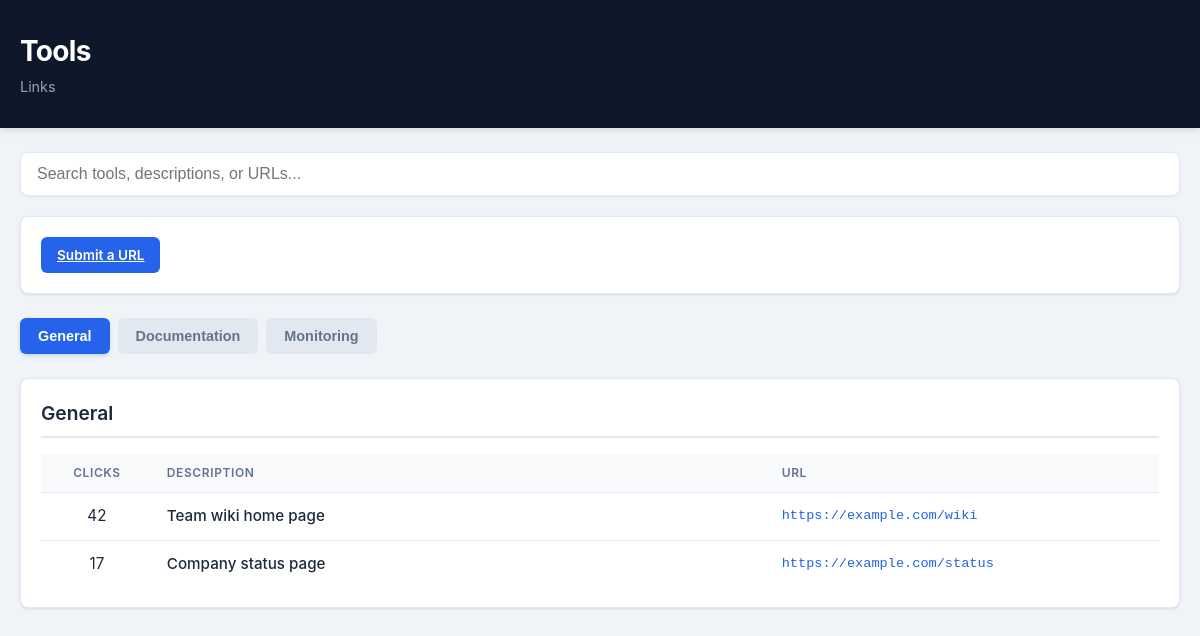
The page / on the database its author committed.
### tables this page shows
CREATE TABLE IF NOT EXISTS `urls` (
  `id` int(11) NOT NULL,
  `url` varchar(255) NOT NULL,
  `category_id` int(11) DEFAULT NULL,
  `click_count` int(11) DEFAULT '0',
  `description` text
);

### global.php (called while the page is built, shortened)
<?php
function getUrls($conn) {
    $sql = "SELECT categories.name as category, urls.id, urls.url, urls.click_count, description, urls.category_id FROM urls JOIN categories ON urls.category_id = categories.id ORDER BY (categories.name = 'General') DESC, categories.sort_order ASC, categories.name ASC, urls.click_count DESC";
    $stmt = $conn->query($sql);
    $urls = [];
    while ($row = $stmt->fetch(PDO::FETCH_ASSOC)) {
        $urls[$row['category']][] = $row;
    }
    return $urls;
}
?>

### index.php (the view, shortened to what this page needs)
<?php
include 'global.php';
$urls = getUrls($conn);
$self = htmlspecialchars($_SERVER['PHP_SELF']);
?>
<!DOCTYPE html>
<html lang="en">
<head>
    <link rel="stylesheet" href="style.css">
</head>
<body>
    <header class="main-header">
        <div class="header-container">
            <h1>Tools</h1>
            <p class="subtitle">Links</p>
        </div>
    </header>
        <div class="search-container" style="max-width: 1400px; margin: 0 auto 20px auto; padding: 0 20px;">
                <input type="text" id="portalSearch" placeholder="Search tools, descriptions, or URLs..." onkeyup="filterTools()" style="width: 100%; padding: 12px 16px; border: 1px solid var(--border-color); border-radius: 8px; font-size: 1rem; box-shadow: 0 1px 3px rgb(0 0 0 / 0.05); outline: none; transition: border 0.2s;">
        </div>
    <div class="dashboard-container" style="margin-bottom: 24px;">
        <div class="card admin-section">
            <a href="submit.php" class="btn btn-primary">Submit a URL</a>
        </div>
    </div>
    <nav class="tabs-nav">
        <?php $first = true; foreach ($urls as $category => $urls_in_category): ?>
            <?php $slug = 'cat-' . trim(preg_replace('/[^a-z0-9]+/', '-', strtolower($category)), '-'); ?>
            <button class="tab-btn<?php echo $first ? ' active' : ''; ?>" onclick="switchTab(event, '<?php echo $slug; ?>')"><?php echo htmlspecialchars($category); ?></button>
            <?php $first = false; ?>
        <?php endforeach; ?>
    </nav>
    <main class="dashboard-container">
        <?php $first = true; foreach ($urls as $category => $urls_in_category): ?>
            <?php $slug = 'cat-' . trim(preg_replace('/[^a-z0-9]+/', '-', strtolower($category)), '-'); ?>
            <section id="<?php echo $slug; ?>" class="card tab-content<?php echo $first ? ' active' : ''; ?>">
                <h2><?php echo htmlspecialchars($category); ?></h2>
                <div class="table-responsive">
                    <table>
                        <thead>
                            <tr>
                                <th class="col-clicks">Clicks</th>
                                <th class="col-desc">Description</th>
                                <th class="col-url">URL</th>
                            </tr>
                        </thead>
                        <tbody>
                            <?php foreach ($urls_in_category as $url_data): ?>
                            <tr>
                                <td class="clicks-badge"><?php echo $url_data['click_count']; ?></td>
                                <td class="desc-text"><?php echo htmlspecialchars($url_data['description']); ?></td>
                                <td><a href="<?php echo $self; ?>?click=<?php echo $url_data['id']; ?>" target="_blank"><?php echo htmlspecialchars($url_data['url']); ?></a></td>
                            </tr>
                            <?php endforeach; ?>
                        </tbody>
                    </table>
                </div>
            </section>
            <?php $first = false; ?>
        <?php endforeach; ?>
    </main>
</body>
</html>

### style.css (style rules this page uses)
:root { --bg-color: #f0f4f8; --card-bg: #ffffff; --text-primary: #1e293b; --text-secondary: #64748b; --primary-color: #2563eb; --primary-hover: #1d4ed8; --border-color: #e2e8f0; --badge-bg: #e0f2fe; --badge-text: #0369a1; --alert-bg: #fee2e2; --alert-text: #991b1b; }
* { box-sizing: border-box; margin: 0; padding: 0; }
body { font-family: -apple-system, BlinkMacSystemFont, "Segoe UI", Roboto, Helvetica, Arial, sans-serif; background-color: var(--bg-color); color: var(--text-primary); line-height: 1.5; padding-bottom: 60px; }
.main-header { background-color: #0f172a; color: #ffffff; padding: 30px 20px; margin-bottom: 24px; box-shadow: 0 4px 6px -1px rgb(0 0 0 / 0.1); }
.header-container { max-width: 1400px; margin: 0 auto; }
.main-header h1 { font-size: 1.75rem; font-weight: 700; letter-spacing: -0.025em; }
.subtitle { color: #94a3b8; font-size: 0.9rem; margin-top: 4px; }
.tabs-nav { max-width: 1400px; margin: 0 auto 24px auto; padding: 0 20px; display: flex; gap: 8px; flex-wrap: wrap; }
.tab-btn { padding: 10px 18px; background-color: #e2e8f0; color: var(--text-secondary); border: none; border-radius: 6px; font-weight: 600; font-size: 0.9rem; cursor: pointer; transition: all 0.2s ease; }
.tab-btn.active { background-color: var(--primary-color); color: white; box-shadow: 0 2px 4px rgb(37 99 235 / 0.2); }
.dashboard-container { max-width: 1400px; margin: 0 auto; padding: 0 20px; }
.tab-content { display: none; }
.tab-content.active { display: block; animation: fadeIn 0.25s ease-out; }
.card { background: var(--card-bg); border-radius: 8px; border: 1px solid var(--border-color); box-shadow: 0 1px 3px 0 rgb(0 0 0 / 0.1); overflow: hidden; padding: 20px; }
.card h2 { font-size: 1.2rem; color: var(--text-primary); margin-bottom: 16px; font-weight: 600; padding-bottom: 8px; border-bottom: 2px solid var(--border-color); }
.table-responsive { width: 100%; overflow-x: auto; }
table { width: 100%; border-collapse: collapse; text-align: left; font-size: 0.95rem; }
th { background-color: #f8fafc; color: var(--text-secondary); font-weight: 600; text-transform: uppercase; font-size: 0.75rem; letter-spacing: 0.05em; padding: 10px 14px; border-bottom: 1px solid var(--border-color); }
td { padding: 12px 14px; border-bottom: 1px solid var(--border-color); vertical-align: middle; }
tr:last-child td { border-bottom: none; }
.col-clicks, td.clicks-badge-col { width: 80px; text-align: center; }
.col-desc { width: 55%; }
.col-url { width: 35%; }
.clicks-badge { text-align: center; }
.desc-text { font-weight: 500; color: var(--text-primary); line-height: 1.2; }
td a { color: var(--primary-color); text-decoration: none; font-family: ui-monospace, SFMono-Regular, Menlo, Monaco, Consolas, monospace; font-size: 0.85rem; white-space: nowrap; overflow: hidden; text-overflow: ellipsis; display: block; max-width: 100%; line-height: 1.2; }
.admin-section { margin-bottom: 24px; }
.btn { display: inline-block; padding: 8px 16px; border: none; border-radius: 6px; font-weight: 600; font-size: 0.85rem; cursor: pointer; transition: background 0.2s; }
.btn-primary { background-color: var(--primary-color); color: white; }

### rows shown on the page
urls: click_count "42", description "Team wiki home page", url "https://example.com/wiki"
urls: click_count "17", description "Company status page", url "https://example.com/status"

### other values the page prints
$category "General"
$category "Documentation"
$category "Monitoring"
